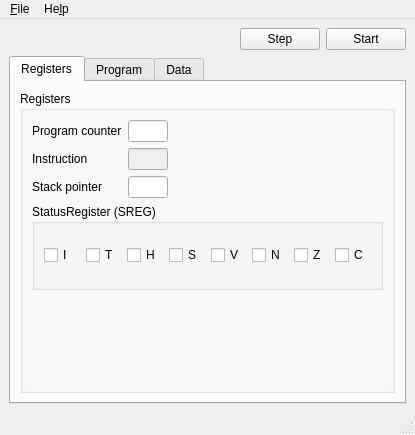
<?xml version="1.0" encoding="UTF-8"?>
<ui version="4.0">
 <class>MainWindow</class>
 <widget class="QMainWindow" name="MainWindow">
  <property name="geometry">
   <rect>
    <x>0</x>
    <y>0</y>
    <width>415</width>
    <height>435</height>
   </rect>
  </property>
  <property name="windowTitle">
   <string>AVR Avogadro</string>
  </property>
  <widget class="QWidget" name="centralWidget">
   <layout class="QVBoxLayout" name="verticalLayout">
    <item>
     <layout class="QHBoxLayout" name="horizontalLayout">
      <item>
       <spacer name="horizontalSpacer">
        <property name="orientation">
         <enum>Qt::Horizontal</enum>
        </property>
        <property name="sizeHint" stdset="0">
         <size>
          <width>0</width>
          <height>0</height>
         </size>
        </property>
       </spacer>
      </item>
      <item>
       <widget class="QPushButton" name="stepButton">
        <property name="text">
         <string>Step</string>
        </property>
       </widget>
      </item>
      <item>
       <widget class="QPushButton" name="startButton">
        <property name="text">
         <string>Start</string>
        </property>
        <property name="checkable">
         <bool>true</bool>
        </property>
       </widget>
      </item>
     </layout>
    </item>
    <item>
     <widget class="QTabWidget" name="tabWidget">
      <property name="currentIndex">
       <number>0</number>
      </property>
      <widget class="QWidget" name="registerTab">
       <attribute name="title">
        <string>Registers</string>
       </attribute>
       <layout class="QVBoxLayout" name="registerLayout">
        <item>
         <widget class="QGroupBox" name="registerGroupBox">
          <property name="enabled">
           <bool>true</bool>
          </property>
          <property name="title">
           <string>Registers</string>
          </property>
          <layout class="QVBoxLayout" name="verticalLayout_2">
           <item>
            <layout class="QGridLayout" name="gridLayout_2">
             <item row="0" column="0">
              <widget class="QLabel" name="pcLabel">
               <property name="text">
                <string>Program counter</string>
               </property>
              </widget>
             </item>
             <item row="0" column="1">
              <widget class="NumericEdit" name="pcEdit">
               <property name="sizePolicy">
                <sizepolicy hsizetype="Fixed" vsizetype="Fixed">
                 <horstretch>0</horstretch>
                 <verstretch>0</verstretch>
                </sizepolicy>
               </property>
               <property name="maximumSize">
                <size>
                 <width>40</width>
                 <height>16777215</height>
                </size>
               </property>
              </widget>
             </item>
             <item row="0" column="2">
              <spacer name="horizontalSpacer_3">
               <property name="orientation">
                <enum>Qt::Horizontal</enum>
               </property>
               <property name="sizeHint" stdset="0">
                <size>
                 <width>0</width>
                 <height>0</height>
                </size>
               </property>
              </spacer>
             </item>
             <item row="1" column="0">
              <widget class="QLabel" name="instructionLabel">
               <property name="text">
                <string>Instruction</string>
               </property>
              </widget>
             </item>
             <item row="1" column="1">
              <widget class="NumericEdit" name="instructionEdit">
               <property name="enabled">
                <bool>false</bool>
               </property>
               <property name="maximumSize">
                <size>
                 <width>40</width>
                 <height>16777215</height>
                </size>
               </property>
              </widget>
             </item>
             <item row="1" column="2">
              <layout class="QHBoxLayout" name="decodedInstHorizontalLayout">
               <item>
                <widget class="QLabel" name="decodedInstructionLabel"/>
               </item>
               <item>
                <spacer name="horizontalSpacer_4">
                 <property name="orientation">
                  <enum>Qt::Horizontal</enum>
                 </property>
                 <property name="sizeHint" stdset="0">
                  <size>
                   <width>0</width>
                   <height>0</height>
                  </size>
                 </property>
                </spacer>
               </item>
              </layout>
             </item>
             <item row="2" column="0">
              <widget class="QLabel" name="stackPointerLabel">
               <property name="text">
                <string>Stack pointer</string>
               </property>
              </widget>
             </item>
             <item row="2" column="1">
              <widget class="NumericEdit" name="stackPointerEdit">
               <property name="maximumSize">
                <size>
                 <width>40</width>
                 <height>16777215</height>
                </size>
               </property>
              </widget>
             </item>
             <item row="2" column="2">
              <spacer name="horizontalSpacer_5">
               <property name="orientation">
                <enum>Qt::Horizontal</enum>
               </property>
               <property name="sizeHint" stdset="0">
                <size>
                 <width>0</width>
                 <height>0</height>
                </size>
               </property>
              </spacer>
             </item>
            </layout>
           </item>
           <item>
            <widget class="QGroupBox" name="groupBox">
             <property name="title">
              <string>StatusRegister (SREG)</string>
             </property>
             <layout class="QHBoxLayout" name="checkboxLayout">
              <item>
               <widget class="QCheckBox" name="iCheckBox">
                <property name="text">
                 <string>I</string>
                </property>
               </widget>
              </item>
              <item>
               <widget class="QCheckBox" name="tCheckBox">
                <property name="text">
                 <string>T</string>
                </property>
               </widget>
              </item>
              <item>
               <widget class="QCheckBox" name="hCheckBox">
                <property name="text">
                 <string>H</string>
                </property>
               </widget>
              </item>
              <item>
               <widget class="QCheckBox" name="sCheckBox">
                <property name="text">
                 <string>S</string>
                </property>
               </widget>
              </item>
              <item>
               <widget class="QCheckBox" name="vCheckBox">
                <property name="text">
                 <string>V</string>
                </property>
               </widget>
              </item>
              <item>
               <widget class="QCheckBox" name="nCheckBox">
                <property name="text">
                 <string>N</string>
                </property>
               </widget>
              </item>
              <item>
               <widget class="QCheckBox" name="zCheckBox">
                <property name="text">
                 <string>Z</string>
                </property>
               </widget>
              </item>
              <item>
               <widget class="QCheckBox" name="cCheckBox">
                <property name="text">
                 <string>C</string>
                </property>
               </widget>
              </item>
             </layout>
            </widget>
           </item>
           <item>
            <widget class="RegisterWidget" name="registerWidget" native="true"/>
           </item>
          </layout>
         </widget>
        </item>
       </layout>
      </widget>
      <widget class="QWidget" name="programTab">
       <attribute name="title">
        <string>Program</string>
       </attribute>
       <layout class="QVBoxLayout" name="programTabLayout">
        <item>
         <widget class="QHexEdit" name="programHexEdit" native="true">
          <property name="toolTip">
           <string>Program memory</string>
          </property>
          <property name="whatsThis">
           <string>Program memory hex editor</string>
          </property>
         </widget>
        </item>
       </layout>
      </widget>
      <widget class="QWidget" name="dataTab">
       <attribute name="title">
        <string>Data</string>
       </attribute>
       <layout class="QVBoxLayout" name="dataTabLayout">
        <item>
         <widget class="QHexEdit" name="dataHexEdit" native="true">
          <property name="toolTip">
           <string>Data memory</string>
          </property>
          <property name="whatsThis">
           <string>Data memory hex editor</string>
          </property>
         </widget>
        </item>
       </layout>
      </widget>
     </widget>
    </item>
   </layout>
  </widget>
  <widget class="QMenuBar" name="menubar">
   <property name="geometry">
    <rect>
     <x>0</x>
     <y>0</y>
     <width>415</width>
     <height>24</height>
    </rect>
   </property>
   <widget class="QMenu" name="fileMenu">
    <property name="title">
     <string>&amp;File</string>
    </property>
    <addaction name="loadProgamFileMenuAction"/>
   </widget>
   <widget class="QMenu" name="menuHelp">
    <property name="title">
     <string>He&amp;lp</string>
    </property>
    <addaction name="gettingStartedMenuAction"/>
   </widget>
   <addaction name="fileMenu"/>
   <addaction name="menuHelp"/>
  </widget>
  <widget class="QStatusBar" name="statusbar"/>
  <action name="loadProgamFileMenuAction">
   <property name="text">
    <string>&amp;Load memory</string>
   </property>
   <property name="iconText">
    <string>Load memory</string>
   </property>
  </action>
  <action name="actionGetting_started">
   <property name="text">
    <string>Getting started</string>
   </property>
  </action>
  <action name="gettingStartedMenuAction">
   <property name="text">
    <string>Getting started</string>
   </property>
  </action>
 </widget>
 <customwidgets>
  <customwidget>
   <class>RegisterWidget</class>
   <extends>QWidget</extends>
   <header>RegisterWidget.h</header>
   <container>1</container>
  </customwidget>
  <customwidget>
   <class>NumericEdit</class>
   <extends>QLineEdit</extends>
   <header>NumericEdit.h</header>
  </customwidget>
  <customwidget>
   <class>QHexEdit</class>
   <extends>QWidget</extends>
   <header>qhexedit.h</header>
   <container>1</container>
  </customwidget>
 </customwidgets>
 <resources/>
 <connections/>
</ui>
